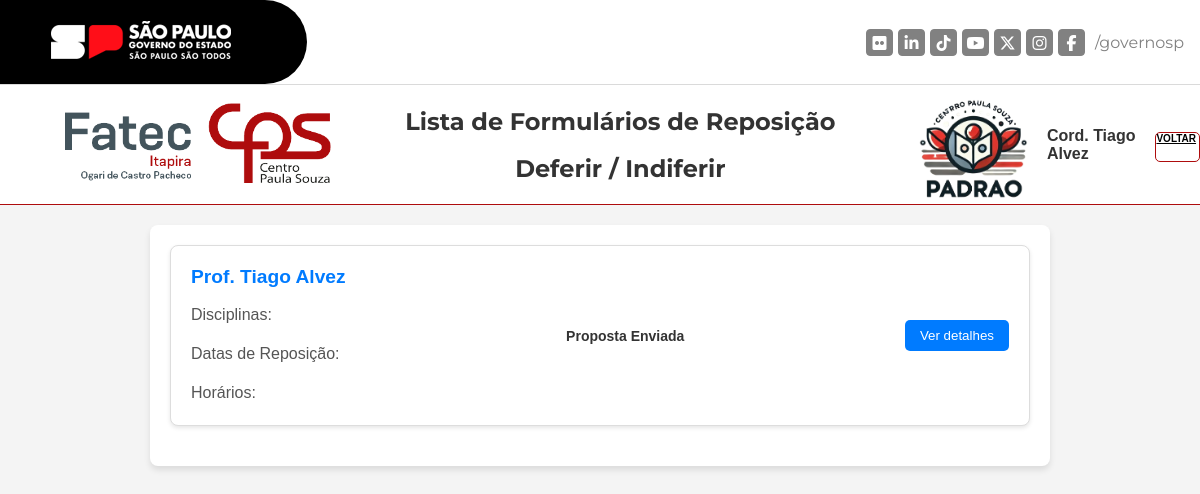
Page /piPADRAO/coordenador.php (signed in) on the committed database.
### tables this page shows
CREATE TABLE `formulario_reposicao` (
  `idform_reposicao` int NOT NULL,
  `virtude` varchar(45) NOT NULL,
  `data_entrega` date NOT NULL,
  `pdf_form` varchar(255) DEFAULT NULL,
  `pdf_aulas` varchar(45) DEFAULT NULL,
  `situacao` varchar(20) NOT NULL,
  `motivo_indeferimento` varchar(100) DEFAULT NULL,
  `idfuncionario` int DEFAULT NULL,
  `idform_faltas` int DEFAULT NULL,
  `idform_falformulario_faltastas` int DEFAULT NULL
);

CREATE TABLE `funcionarios` (
  `idfuncionario` int NOT NULL,
  `nome` varchar(70) NOT NULL,
  `email` varchar(45) NOT NULL,
  `matricula` varchar(45) NOT NULL,
  `funcao` varchar(45) NOT NULL,
  `regime_juridico` varchar(45) DEFAULT NULL,
  `senha` varchar(255) NOT NULL
);

### piPADRAO/coordenador.php (the view, shortened to what this page needs)
<?php
include 'conexao.php';
try {
  $stmtFormularios = $conn->prepare("
        SELECT
            fr.idform_reposicao,
            fr.data_entrega,
            fr.situacao,
            fr.motivo_indeferimento,
            func.nome AS nome_professor,
            GROUP_CONCAT(DISTINCT ar.nome_disciplina ORDER BY ar.nome_disciplina SEPARATOR ', ') AS disciplinas,
            GROUP_CONCAT(DISTINCT ar.data_reposicao ORDER BY ar.data_reposicao SEPARATOR ', ') AS datas_reposicao,
            GROUP_CONCAT(DISTINCT CONCAT(ar.horarioinicio, ' às ', ar.horariofim) ORDER BY ar.horarioinicio SEPARATOR ', ') AS horarios_reposicao
        FROM formulario_reposicao fr
        JOIN funcionarios func ON fr.idfuncionario = func.idfuncionario
        LEFT JOIN aulas_reposicao ar ON fr.idform_reposicao = ar.idform_reposicao
        WHERE fr.situacao NOT IN ('deferido', 'indeferido')
         GROUP BY fr.idform_reposicao
    ");
  $stmtFormularios->execute();
  $formularios = $stmtFormularios->fetchAll(PDO::FETCH_ASSOC);
} catch (PDOException $e) {
  echo "Erro ao buscar dados: " . $e->getMessage();
}
?>
<!DOCTYPE html>
<html lang="pt-BR">
<head>
  <link rel="stylesheet" href="./css/historico-coordenador.css">
</head>
<body>
  <div class="container-sc">
    <div class="first-column-sc">
      <a href="#">
        <img class="logo-ita" src="img/logo-fatec_itapira.png" alt="">
      </a>
      <a href="#">
        <img class="logo-cps" src="img/logo-cps.png" alt="">
      </a>
    </div>
    <div class="second-column-sc">
      <h2 class="title"> Lista de Formulários de Reposição </h2><br>
      <h2 class="title"> Deferir / Indiferir </h2>
    </div>
    <div class="third-column-sc">
      <img class="logo-padrao" src="img/logo-padrao.png" alt="">
      <span class="bem-vindo-nome" style="margin: 0 10px; font-size: 16px; color: #333;">
        <p>Cord. <?php echo htmlspecialchars($_SESSION['nome']); ?></p>
      </span>
      <a class="btn" href="home_coordenador.php">
        <btn>VOLTAR</btn>
      </a>
    </div>
  </div>
  <div class="container">
    <ul class="teacher-list">
      <?php foreach ($formularios as $formulario): ?>
      <li class="teacher">
        <div class="teacher-info">
          <h2><?php echo htmlspecialchars("Prof. " . $formulario['nome_professor']); ?></h2>
          <p>Disciplinas: <?php echo htmlspecialchars($formulario['disciplinas']); ?></p>
          <p>Datas de Reposição: <?php echo htmlspecialchars($formulario['datas_reposicao']); ?></p>
          <p>Horários: <?php echo htmlspecialchars($formulario['horarios_reposicao']); ?></p>
        </div>
        <div class="status <?php echo strtolower(str_replace(' ', '-', $formulario['situacao'])); ?>">
          <?php echo htmlspecialchars($formulario['situacao']); ?>
        </div>
        <button class="details-btn" onclick="redirectToDetails('<?php echo $formulario['idform_reposicao']; ?>')">Ver
          detalhes</button>
      </li>
      <?php endforeach; ?>
    </ul>
  </div>
</body>
</html>

### piPADRAO/css/style.css (style rules this page uses)
.bem-vindo-nome { margin: 0 10px; font-size: 16px; font-weight: bold; color: #333; text-transform: capitalize; font-family: Arial, sans-serif; display: inline-block; vertical-align: middle; }
* { margin: 0; padding: 0; box-sizing: border-box; }
body { font-family: "Montserrat", sans-serif; }
header { display: flex; width: 100%; height: 85px; }
.containerh { display: flex; height: 100%; width: 100%; background-color: #fff; justify-content: space-between; align-items: center; border-bottom: 1px solid #dadada; }
.first-columh { display: flex; align-items: center; justify-content: center; background-color: black; height: 100%; width: 307px; border-top-right-radius: 50px; border-bottom-right-radius: 50px; cursor: pointer; }
.social-media-sp { display: flex; margin: 0 1rem; }
.list-social-media { display: flex; list-style-type: none; }
.link-social-media { margin-left: 5px; }
.gov { display: flex; align-items: center; }
.descricaoh { margin-left: 10px; align-items: center; font-family: "Montserrat", sans-serif; color: #818181; }
.item-social-media { border: 1px solid #818181; width: 27px; height: 27px; line-height: 27px; text-align: center; border-radius: 15%; color: #fff; background-color: #818181; }
.container-sc { top: 0; display: flex; background-color: #fff; width: 100%; height: 120px; justify-content: space-between; align-items: center; border-bottom: 1px solid #AE0C0D; }
.first-column-sc { display: flex; align-items: center; justify-content: center; flex: 1; }
.logo-ita { height: 80px; margin-left: 65px; }
.logo-cps { height: 80px; margin-left: 15px; }
.second-column-sc { display: flex; flex: 2; flex-direction: column; justify-content: center; align-items: center; }
.title { font-family: "Montserrat", sans-serif; }
.third-column-sc { display: flex; align-items: center; justify-content: space-around; flex: 1; height: 100%; right: 0; }
.logo-padrao { height: 110px; }
.btn { border-radius: 5px; color: black; font-size: 10px; cursor: pointer; font-weight: 600; width: 60px; border: 1px solid #AE0C0D; background-color: transparent; margin-top: 5px; height: 30px; transition: background-color .3s; }

### piPADRAO/css/historico-coordenador.css (style rules this page uses)
body { font-family: Arial, sans-serif; background-color: #f4f4f4; margin: 0; padding: 0; color: #333; }
.container { max-width: 900px; margin: 20px auto; padding: 20px; background-color: #fff; border-radius: 8px; box-shadow: 0 4px 6px rgba(0, 0, 0, 0.1); }
.teacher-list { list-style: none; padding: 0; }
.teacher { display: flex; justify-content: space-between; align-items: center; background-color: white; border: 1px solid #ddd; border-radius: 8px; margin-bottom: 20px; padding: 20px; box-shadow: 0 2px 4px rgba(0, 0, 0, 0.1); transition: transform 0.2s; height: auto; }
.teacher-info { display: flex; flex-direction: column; justify-content: center; gap: 15px; max-width: 60%; height: 100%; }
.teacher-info h2 { margin: 0; color: #007bff; font-size: 1.2rem; }
.teacher-info p { margin: 0; color: #555; line-height: 1.5; }
.status { font-size: 14px; font-weight: bold; padding: 5px 10px; border-radius: 3px; display: inline-block; }
.details-btn, .btn-editar, .btn-editar-reposicao { padding: 8px 15px; border-radius: 5px; border: none; color: white; cursor: pointer; transition: background-color 0.3s; width: fit-content; }
.details-btn { background-color: #007bff; }

### rows in the picture
formulario_reposicao: idfuncionario.nome "Prof. Tiago Alvez", situacao "Proposta Enviada"

### other values in the picture
$_SESSION['nome'] "Tiago Alvez"
